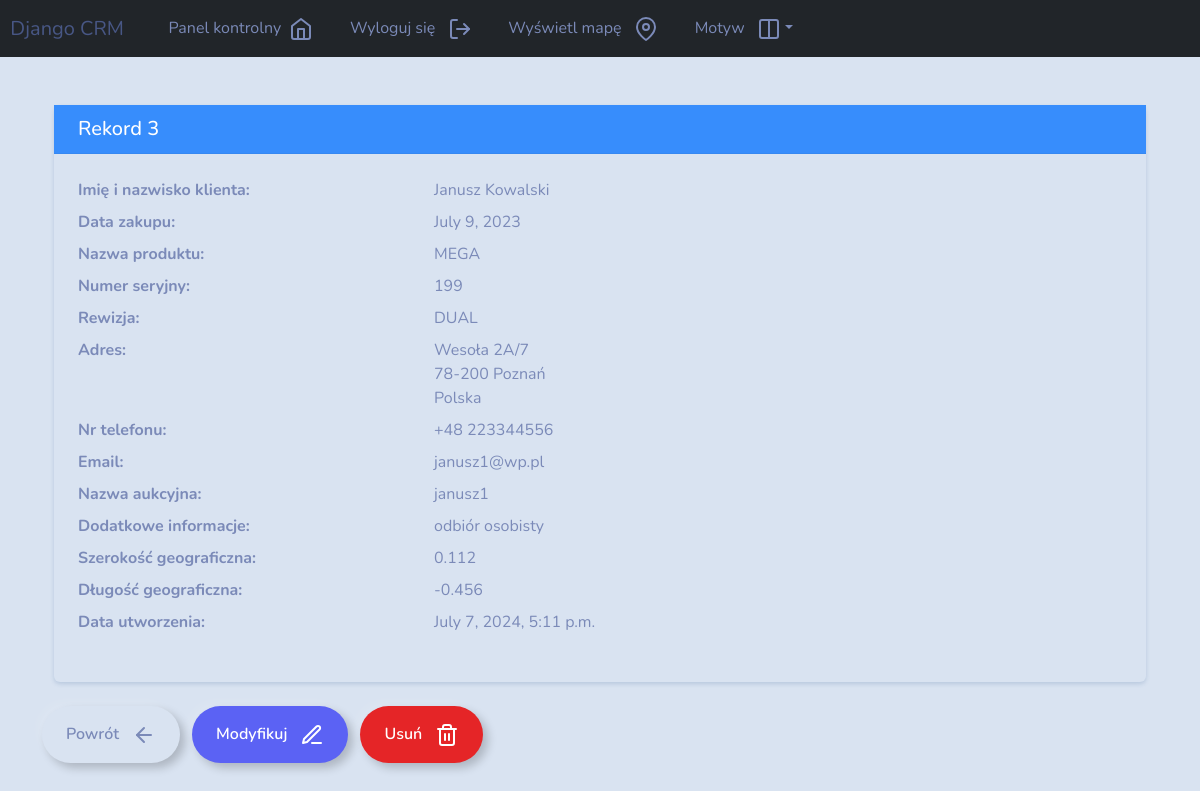
/record/3 (signed in), run on an earlier commit of the app's database.
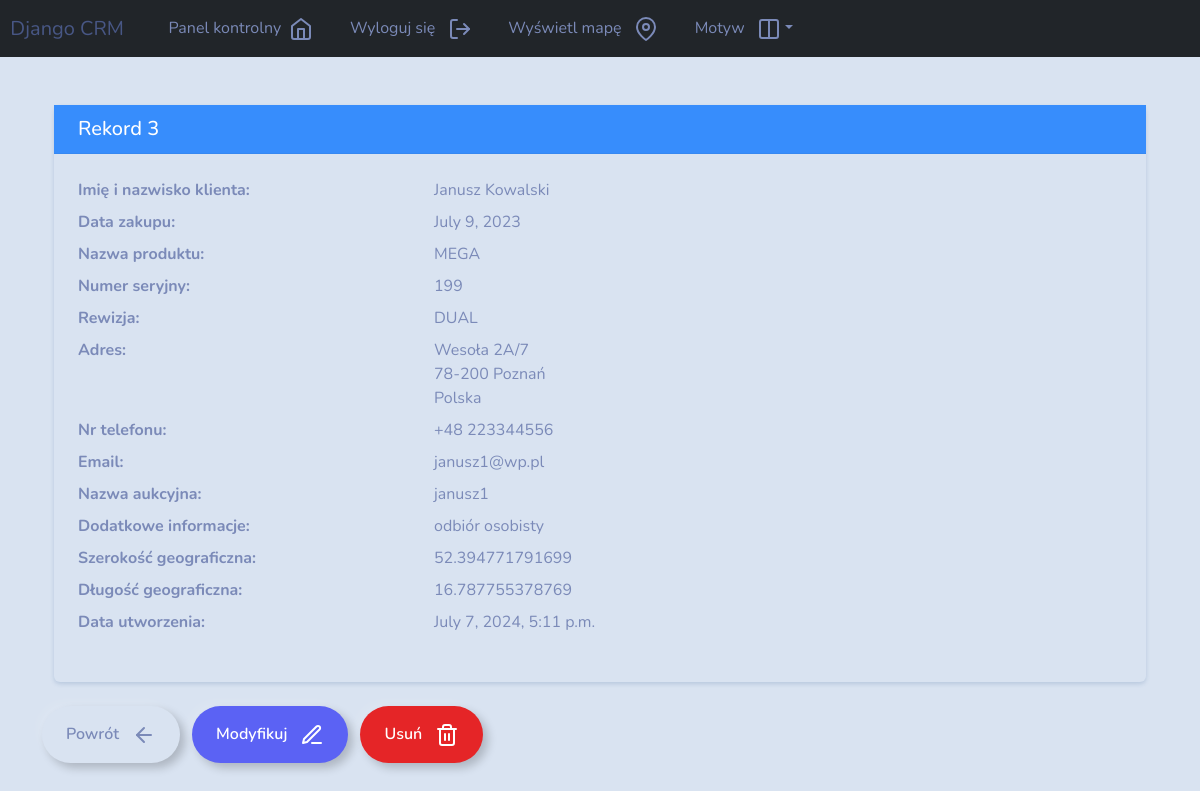
And on a later commit of the database.
### webapp/models.py (models this page shows, shortened)
class Record(models.Model):
    creation_date = models.DateTimeField(auto_now_add=True)
    purchase_date = models.DateField(blank=True, null=True)  # Allows blank and NULL
    product_name = models.CharField(max_length=100, blank=True)  # Allows blank
    serial_number = models.CharField(max_length=100, blank=True)  # Allows blank
    revision = models.CharField(max_length=100, blank=True)  # Allows blank
    customer_first_name = models.CharField(max_length=100, blank=True)  # Allows blank
    customer_last_name = models.CharField(max_length=100, blank=True)  # Allows blank
    address_street = models.CharField(max_length=100, blank=True)  # Allows blank
    address_building = models.CharField(max_length=100, blank=True)  # Allows blank
    address_apartment = models.CharField(max_length=100, blank=True)  # Allows blank
    address_city = models.CharField(max_length=100, blank=True)  # Allows blank
    address_postal_code = models.CharField(max_length=100, blank=True)  # Allows blank
    address_country = models.CharField(max_length=100, blank=True)  # Allows blank
    phone_number = models.CharField(max_length=100, blank=True)  # Allows blank
    email = models.EmailField(max_length=100, blank=True)  # Allows blank
    auction_name = models.CharField(max_length=100, blank=True)  # Allows blank
    additional_info = models.TextField(max_length=1000, blank=True)  # Allows blank
    gps_latitude = models.FloatField(null=True, blank=True)  # Allows NULL and blank
    gps_longitude = models.FloatField(null=True, blank=True)  # Allows NULL and blank

### webapp/views.py (the view)
# urls.py: path('record/<int:pk>', views.view_record, name='view_record'),
@login_required(login_url='user_login')
def view_record(request, pk):
    all_records = Record.objects.get(id=pk)
    context = {'record': all_records}
    return render(request, 'webapp/view_record.html', context=context)

### webapp/templates/webapp/view_record.html (shortened to what this page needs)
{% extends 'webapp/base.html' %}
{% block content %}
<div class="container py-4">
    <div class="card shadow-sm">
        <div class="card-header bg-primary text-white">
            <h5 class="mb-0">Rekord {{ record.id }}</h5>
        </div>
        <div class="card-body">
            <dl class="row">
                <dt class="col-sm-4">Imię i nazwisko klienta:</dt>
                <dd class="col-sm-8">{{record.customer_first_name}} {{record.customer_last_name}}</dd>
                <dt class="col-sm-4">Data zakupu:</dt>
                <dd class="col-sm-8">{{record.purchase_date}}</dd>
                <dt class="col-sm-4">Nazwa produktu:</dt>
                <dd class="col-sm-8">{{record.product_name}}</dd>
                <dt class="col-sm-4">Numer seryjny:</dt>
                <dd class="col-sm-8">{{record.serial_number}}</dd>
                <dt class="col-sm-4">Rewizja:</dt>
                <dd class="col-sm-8">{{record.revision}}</dd>
                <dt class="col-sm-4">Adres:</dt>
                <dd class="col-sm-8">
                    {{record.address_street}} {{record.address_building}}/{{record.address_apartment}}<br>
                    {{record.address_postal_code}} {{record.address_city}}<br>
                    {{record.address_country}}
                </dd>
                <dt class="col-sm-4">Nr telefonu:</dt>
                <dd class="col-sm-8">{{record.phone_number}}</dd>
                <dt class="col-sm-4">Email:</dt>
                <dd class="col-sm-8">{{record.email}}</dd>
                <dt class="col-sm-4">Nazwa aukcyjna:</dt>
                <dd class="col-sm-8">{{record.auction_name}}</dd>
                <dt class="col-sm-4">Dodatkowe informacje:</dt>
                <dd class="col-sm-8">{{record.additional_info}}</dd>
                <dt class="col-sm-4">Szerokość geograficzna:</dt>
                <dd class="col-sm-8">{{record.gps_latitude}}</dd>
                <dt class="col-sm-4">Długość geograficzna:</dt>
                <dd class="col-sm-8">{{record.gps_longitude}}</dd>
                <dt class="col-sm-4">Data utworzenia:</dt>
                <dd class="col-sm-8">{{record.creation_date}}</dd>
            </dl>
        </div>
    </div>
</div>
<a href="{% url 'dashboard' %}" class="btn btn-outline-secondary">Powrót &nbsp&nbsp<i data-feather="arrow-left"></i></a>
<a href="{% url 'update_record' record.id %}" class="btn btn-outline-info">Modyfikuj &nbsp&nbsp<i data-feather="edit-3"></i></a>
<a href="{% url 'delete_record' record.id %}" class="btn btn-outline-danger">Usuń &nbsp&nbsp<i data-feather="trash-2"></i></a>
{% endblock %}

What changed in the data, as far as the page shows it:
changed Record "Janusz": gps_latitude "0.112" → "52.394771791699"; gps_longitude "-0.456" → "16.787755378769"
